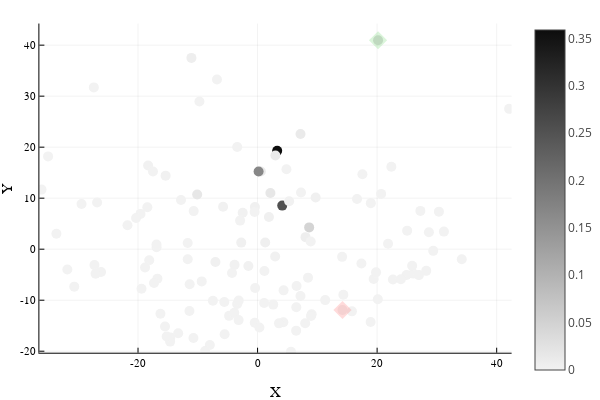

This figure's notebook cell:
### Code cell
# 2D
plotlyjs()
plot()

scatter!(X,Y,zcolor=occp,m=cgrad(:grays,rev=true),markerstrokewidth=0,markersize=5,legend=false)

plot!([X[1]],[Y[1]], seriestype = :scatter, markersize=7,markerstrokewidth=0,
        color=color=palette(:lighttest)[4],markershape=:diamond,opacity=0.2) # Green for Si
plot!([X[end]],[Y[end]], seriestype = :scatter, markersize=7,markerstrokewidth=0,
        color=color=palette(:lighttest)[7],markershape=:diamond,opacity=0.2) # Red for Sf

xlims!(minimum(X)*1.01,maximum(X)*1.01) 
ylims!(minimum(Y)*1.01,maximum(Y)*1.08)

plot!(xlabel="X", ylabel="Y")
